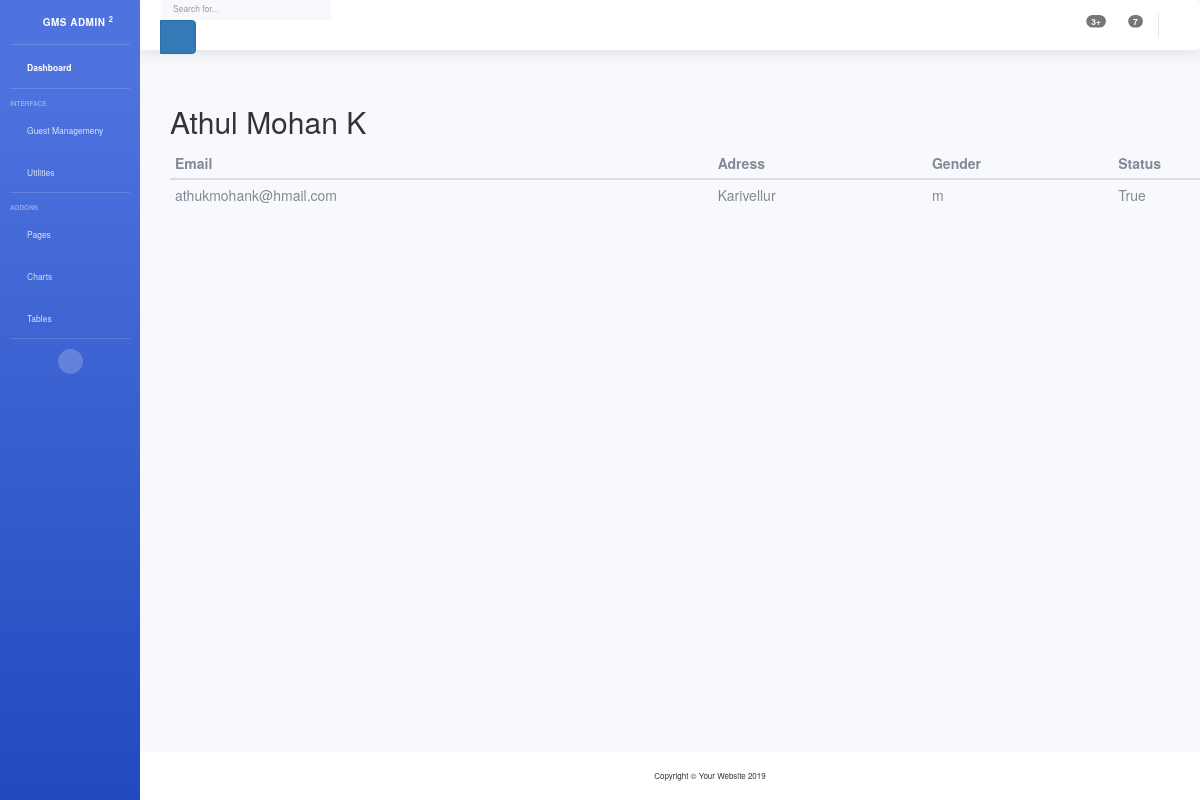
The page /view/9 on the database its author committed.
### webapp/models.py (models this page shows, shortened)
class student(models.Model):
    first_name=models.CharField(max_length=50)
    middle_name=models.CharField(max_length=50)
    last_name=models.CharField(max_length=50)
    email=models.CharField(max_length=50,unique=True)
    address=models.CharField(max_length=250)
    gender=models.CharField(max_length=10)
    joining_date = models.CharField(max_length=50,default=timezone.now())
    updated = models.DateTimeField(auto_now=True)
    is_active=models.BooleanField(default=True)
    class Meta():
        db_table='student'

### webapp/views.py (the view)
# urls.py: url(r'^view/(?P<pk>[0-9]+)$',views.view,name='view'),
def view(request, pk):
    data = student.objects.get(id=pk)
    return render(request, 'view.html', {'data': data})

### webapp/templates/view.html (shortened to what this page needs)
{% extends 'header.html' %}
{% block content %}
  <link rel="stylesheet" href="https://maxcdn.bootstrapcdn.com/bootstrap/3.3.7/css/bootstrap.min.css">
<div class="container">
  <h2>{{ data.first_name  }} {{ data.middle_name }} {{ data.last_name }}</h2>
  <table class="table table-condensed">
    <thead>
      <tr>
        <th>Email</th>
        <th>Adress</th>
        <th>Gender</th>
        <th>Status</th>
      </tr>
    </thead>
    <tbody>
      <tr>
        <td>{{ data.email }}</td>
        <td>{{ data.address }}</td>
        <td>{{ data.gender }}</td>
        <td>{{ data.is_active }}</td>
      </tr>
    </tbody>
  </table>
</div>
{% endblock %}

### rows shown on the page
student: first_name "Athul", middle_name "Mohan", last_name "K", email "athukmohank@hmail.com", address "Karivellur", gender "m", is_active "True"
